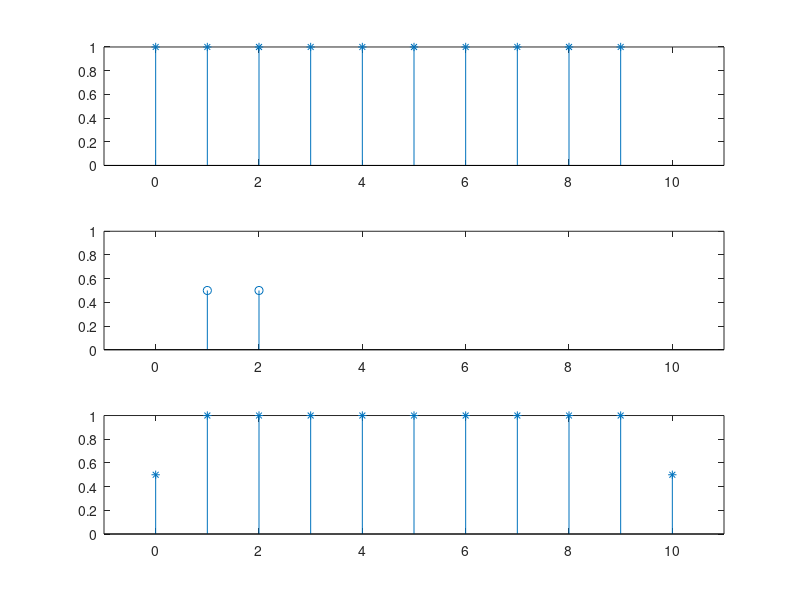

Reproduce this figure in MATLAB.
# convDemo2.m : Demo of convolution
x = ones(1,10); % Unit step signal of length 10
h = [0.5 0.5]; % An impulse response
y = conv(x, h);% Convolution operation

subplot(311)
stem(0:length(x)-1, x,'*')
axis([-1 length(y) 0 1])
subplot(312)
stem(h)
axis([-1 length(y) 0 1])
subplot(313)
stem(0:length(y)-1,y,'*')
axis([-1 length(y) 0 1])